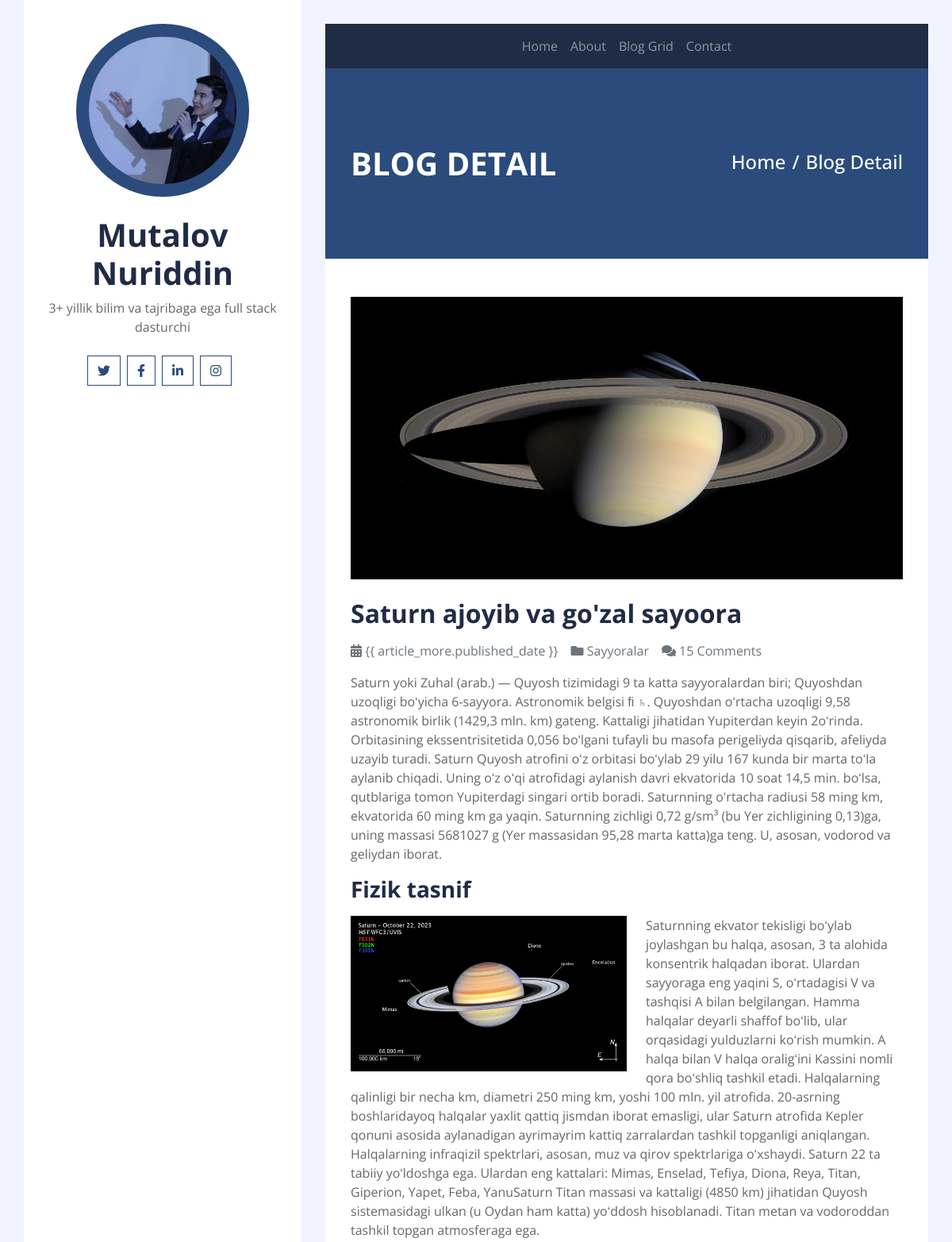
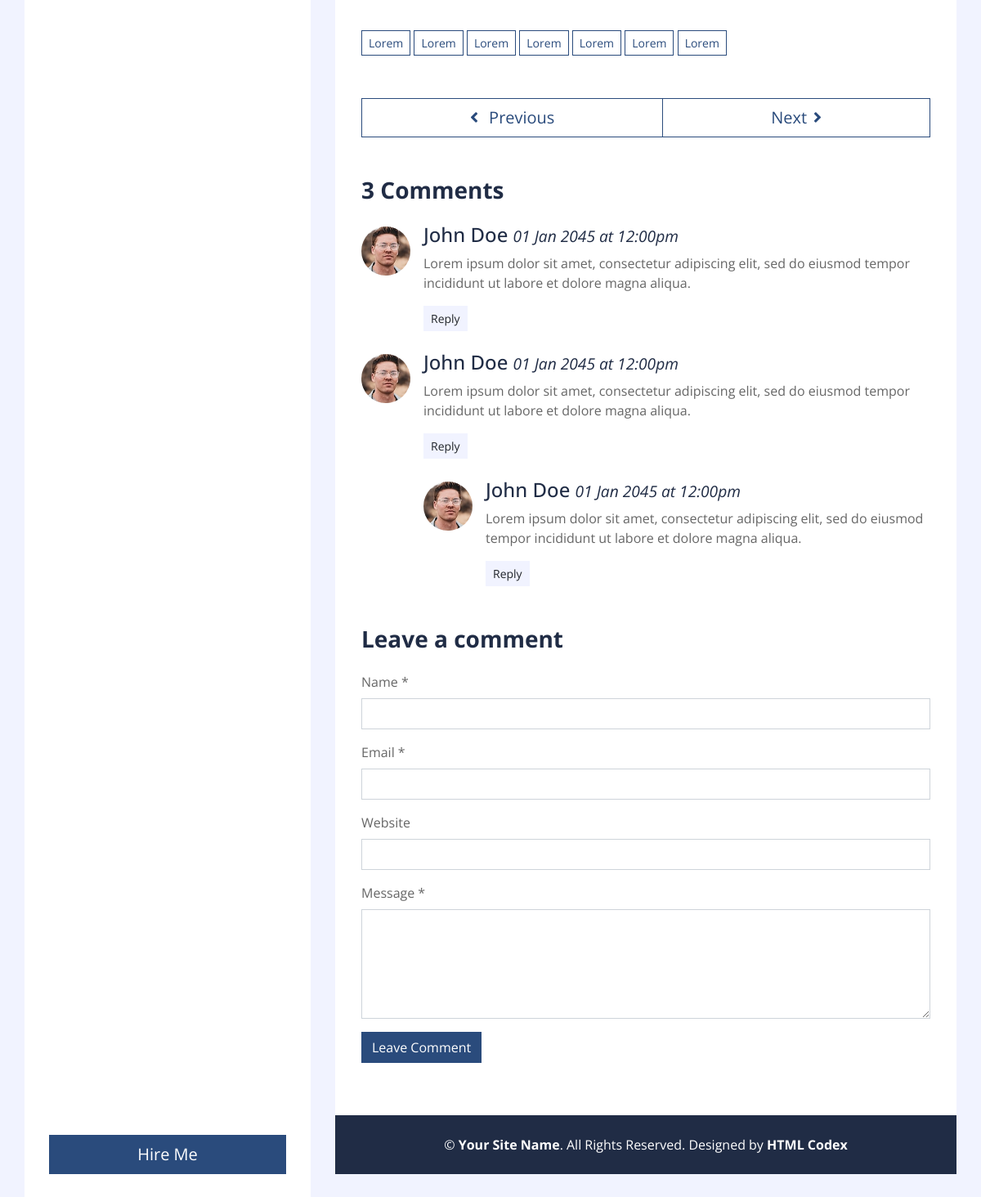
/single/1/, run on the app's committed database (2 pictures, top to bottom).
### blog/models.py (models this page shows, shortened)
class Person(models.Model):
    full_name = models.CharField(max_length=255)
    description = models.TextField()
    avatar = models.ImageField(upload_to='avatars/')

class ArticleMore(models.Model):
    title = models.CharField(max_length=200)
    description = models.TextField()
    published_date = models.DateTimeField(auto_now_add=True)
    photo = models.ImageField(upload_to='article/', null=False, blank=False)
    category = models.ForeignKey(Category, on_delete=models.CASCADE, related_name="more_articles")
    title_topic = models.CharField(max_length=200)
    description_topic = models.TextField()
    photo_topic = models.ImageField(upload_to='article_topic/', null=False, blank=False)

class Category(models.Model):
    title = models.CharField(max_length=255)

### blog/views.py (the view, shortened to what this page needs)
# urls.py: path('single/<int:id>/', single_page, name="single"),
def single_page(request, id):
    success_message = None
    article = get_object_or_404(Article, id=id)
    article_more = ArticleMore.objects.filter(category=article.category)
    comment = Comment.objects.filter(article=article)
    comment_count = comment.count()
    context = {
        'article': article,
        'article_more': article_more,
        'comment': comment,
        'comment_count': comment_count,
        'success_message': success_message,
    }
    return render(request, 'single.html', context)

### blog/context_processors.py (called while the page is built)
def categories_processor(request):
    person = Person.objects.all()
    return {'persons': person}

### templates/single.html (shortened to what this page needs)
{% extends 'base.html' %}
{% load static %}
{% block content %}
<div class="content">
    <div class="container p-0">
        <nav class="navbar navbar-expand-lg bg-secondary navbar-dark">
            <div class="collapse navbar-collapse justify-content-between" id="navbarCollapse">
                <div class="navbar-nav m-auto">
                    <a href="{% url 'home' %}" class="nav-item nav-link">Home</a>
                    <a href="{% url 'about' %}" class="nav-item nav-link">About</a>
                    <a href="{% url 'blog' %}" class="nav-item nav-link">Blog Grid</a>
                    <a href="{% url 'contact' %}" class="nav-item nav-link">Contact</a>
                </div>
            </div>
        </nav>
    </div>
    <div class="container py-5 px-2 bg-primary">
        <div class="row py-5 px-4">
            <div class="col-sm-6 text-center text-md-left">
                <h1 class="mb-3 mb-md-0 text-white text-uppercase font-weight-bold">Blog Detail</h1>
            </div>
            <div class="col-sm-6 text-center text-md-right">
                <div class="d-inline-flex pt-2">
                    <h4 class="m-0 text-white"><a class="text-white" href="{% url 'home' %}">Home</a></h4>
                    <h4 class="m-0 text-white px-2">/</h4>
                    <h4 class="m-0 text-white">Blog Detail</h4>
                </div>
            </div>
        </div>
    </div>
    <div class="container py-5 px-2 bg-white">
        <div class="row px-4">
            {% for article_more in article_more%}
            <div class="col-12">
                <img class="img-fluid mb-4" src="{{ article_more.photo.url }}" alt="Image">
                <h2 class="mb-3 font-weight-bold">{{ article_more.title }}</h2>
                <div class="d-flex">
                    <p class="mr-3 text-muted"><i class="fa fa-calendar-alt"></i> {{
                        article_more.published_date }}</p>
                    <p class="mr-3 text-muted"><i class="fa fa-folder"></i> {{ article_more.category.title }}</p>
                    <p class="mr-3 text-muted"><i class="fa fa-comments"></i> 15 Comments</p>
                </div>
                <p>{{ article_more.description }}</p>
                <h3 class="mb-3 font-weight-bold">{{ article_more.title_topic }}</h3>
                <img class="w-50 float-left mr-4 mb-3" src="{{ article_more.photo_topic.url }}" alt="Image">
                <p>{{ article_more.description_topic }}</p>
            </div>
            {% endfor %}
            <div class="col-12 py-4">
                <a href="" class="btn btn-sm btn-outline-primary mb-1">Lorem</a>
                <a href="" class="btn btn-sm btn-outline-primary mb-1">Lorem</a>
                <a href="" class="btn btn-sm btn-outline-primary mb-1">Lorem</a>
                <a href="" class="btn btn-sm btn-outline-primary mb-1">Lorem</a>
                <a href="" class="btn btn-sm btn-outline-primary mb-1">Lorem</a>
                <a href="" class="btn btn-sm btn-outline-primary mb-1">Lorem</a>
                <a href="" class="btn btn-sm btn-outline-primary mb-1">Lorem</a>
            </div>
            <div class="col-12 py-4">
                <div class="btn-group btn-group-lg w-100">
                    <button type="button" class="btn btn-outline-primary"><i class="fa fa-angle-left mr-2"></i>
                        Previous</button>
                    <button type="button" class="btn btn-outline-primary">Next<i
                            class="fa fa-angle-right ml-2"></i></button>
                </div>
            </div>
            <div class="col-12 py-4">
                <h3 class="mb-4 font-weight-bold">3 Comments</h3>
                <div class="media mb-4">
                    <img src="{% static 'img/user.jpg' %}" alt="Image" class="mr-3 mt-1 rounded-circle"
                        style="width:60px;">
                    <div class="media-body">
                        <h4>John Doe <small><i>01 Jan 2045 at 12:00pm</i></small></h4>
                        <p>Lorem ipsum dolor sit amet, consectetur adipiscing elit, sed do eiusmod tempor incididunt ut
                            labore et dolore magna aliqua.
                        </p>
                        <button class="btn btn-sm btn-light">Reply</button>
                    </div>
                </div>
                <div class="media mb-4">
                    <img src="{% static 'img/user.jpg' %}" alt="Image" class="mr-3 mt-1 rounded-circle"
                        style="width:60px;">
                    <div class="media-body">
                        <h4>John Doe <small><i>01 Jan 2045 at 12:00pm</i></small></h4>
                        <p>Lorem ipsum dolor sit amet, consectetur adipiscing elit, sed do eiusmod tempor incididunt ut
                            labore et dolore magna aliqua.
                        </p>
                        <button class="btn btn-sm btn-light">Reply</button>
                        <div class="media mt-4">
                            <img src="{% static 'img/user.jpg' %}" alt="Image" class="mr-3 mt-1 rounded-circle"
                                style="width:60px;">
                            <div class="media-body">
                                <h4>John Doe <small><i>01 Jan 2045 at 12:00pm</i></small></h4>
                                <p>Lorem ipsum dolor sit amet, consectetur adipiscing elit, sed do eiusmod tempor
                                    incididunt ut labore et dolore magna aliqua.
                                </p>
                                <button class="btn btn-sm btn-light">Reply</button>
                            </div>
                        </div>
                    </div>
                </div>
            </div>
            <div class="col-12">
                <h3 class="mb-4 font-weight-bold">Leave a comment</h3>
                <form>
                    <div class="form-group">
                        <label for="name">Name *</label>
                        <input type="text" class="form-control" id="name">
                    </div>
                    <div class="form-group">
                        <label for="email">Email *</label>
                        <input type="email" class="form-control" id="email">
                    </div>
                    <div class="form-group">
                        <label for="website">Website</label>
                        <input type="url" class="form-control" id="website">
                    </div>
                    <div class="form-group">
                        <label for="message">Message *</label>
                        <textarea id="message" cols="30" rows="5" class="form-control"></textarea>
                    </div>
                    <div class="form-group">
                        <input type="submit" value="Leave Comment" class="btn btn-primary">
                    </div>
                </form>
            </div>
        </div>
    </div>
    <div class="container py-4 bg-secondary text-center">
        <p class="m-0 text-white">
            &copy; <a class="text-white font-weight-bold" href="#">Your Site Name</a>. All Rights Reserved. Designed by
            <a class="text-white font-weight-bold" href="https://htmlcodex.com">HTML Codex</a>
        </p>
    </div>
</div>
{% endblock %}

### templates/base.html (shortened to what this page needs)
{% load static %}
<!DOCTYPE html>
<html lang="en">
<head>
    <link href="https://cdnjs.cloudflare.com/ajax/libs/font-awesome/5.10.0/css/all.min.css" rel="stylesheet">
    <link href="{% static 'css/style.css' %}" rel="stylesheet">
</head>
<body>
    <div class="wrapper">
        <div class="sidebar">
            <div class="sidebar-text d-flex flex-column h-100 justify-content-center text-center">
                {% for i in persons %}
                <img class="mx-auto d-block w-75 bg-primary img-fluid rounded-circle mb-4 p-3" src="{{ i.avatar.url }}"
                    alt="Image">
                <h1 class="font-weight-bold">{{ i.full_name }}</h1>
                <p class="mb-4">{{ i.description }}</p>
                {% endfor %}
                <div class="d-flex justify-content-center mb-5">
                    <a class="btn btn-outline-primary mr-2" href="#"><i class="fab fa-twitter"></i></a>
                    <a class="btn btn-outline-primary mr-2" href="#"><i class="fab fa-facebook-f"></i></a>
                    <a class="btn btn-outline-primary mr-2" href="#"><i class="fab fa-linkedin-in"></i></a>
                    <a class="btn btn-outline-primary mr-2" href="#"><i class="fab fa-instagram"></i></a>
                </div>
                <a href="" class="btn btn-lg btn-block btn-primary mt-auto">Hire Me</a>
            </div>
        </div>
        {% block content %}
        {% endblock %}
    </div>
</body>
</html>

### data on the page
Person: avatar (picture), full_name "Mutalov Nuriddin", description "3+ yillik bilim va tajribaga ega full stack dasturchi"
ArticleMore: photo (picture), title "Saturn ajoyib va go'zal sayoora", category "Sayyoralar", description "Saturn yoki Zuhal (arab.) — Quyosh tizimidagi 9 ta katta sayyoralardan biri; Quyoshdan uzoqligi boʻyicha 6-sayyora. Astronomik belgisi ﬁ ♄. Quyoshdan oʻrtacha uzoqligi 9,58 astronomik birlik (1429,3 mln. km) gateng. Kattaligi jihatidan Yupiterdan keyin 2oʻrinda. Orbitasining ekssentrisitetida 0,056 boʻlgani tufayli bu masofa perigeliyda qisqarib, afeliyda uzayib turadi. Saturn Quyosh atrofini oʻz orbitasi boʻylab 29 yilu 167 kunda bir marta toʻla aylanib chiqadi. Uning oʻz oʻqi atrofidagi aylanish davri ekvatorida 10 soat 14,5 min. boʻlsa, qutblariga tomon Yupiterdagi singari ortib boradi. Saturnning oʻrtacha radiusi 58 ming km, ekvatorida 60 ming km ga yaqin. Saturnning zichligi 0,72 g/sm³…", title_topic "Fizik tasnif", photo_topic (picture), description_topic "Saturnning ekvator tekisligi boʻylab joylashgan bu halqa, asosan, 3 ta alohida konsentrik halqadan iborat. Ulardan sayyoraga eng yaqini S, oʻrtadagisi V va tashqisi A bilan belgilangan. Hamma halqalar deyarli shaffof boʻlib, ular orqasidagi yulduzlarni koʻrish mumkin. A halqa bilan V halqa oraligʻini Kassini nomli qora boʻshliq tashkil etadi. Halqalarning qalinligi bir necha km, diametri 250 ming km, yoshi 100 mln. yil atrofida. 20-asrning boshlaridayoq halqalar yaxlit qattiq jismdan iborat emasligi, ular Saturn atrofida Kepler qonuni asosida aylanadigan ayrimayrim kattiq zarralardan tashkil topganligi aniqlangan. Halqalarning infraqizil spektrlari, asosan, muz va qirov spektrlariga…"
